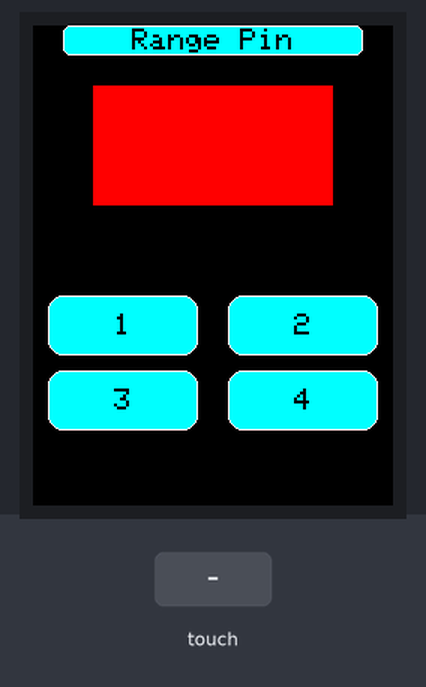
The sketch below on a simulated Arduino Uno, built with avr-gcc and run on an emulated ATmega328P. Shown: 240×320 colour display. The test bench sets the inputs (shaded band). What the sketch prints to the serial monitor is not drawn.

Above: at 1.4 s.
1.5 s: touch panel pressed at 13 % / 30 % of its raw x / y range
At 2.2 s:
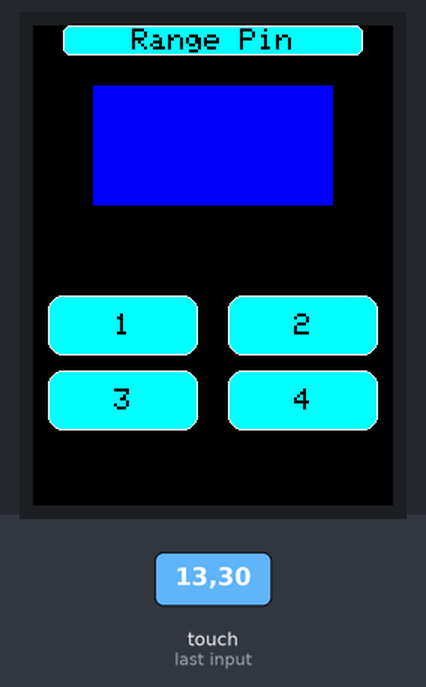
3.1 s: touch panel pressed at 13 % / 50 % of its raw x / y range
At 4.7 s:
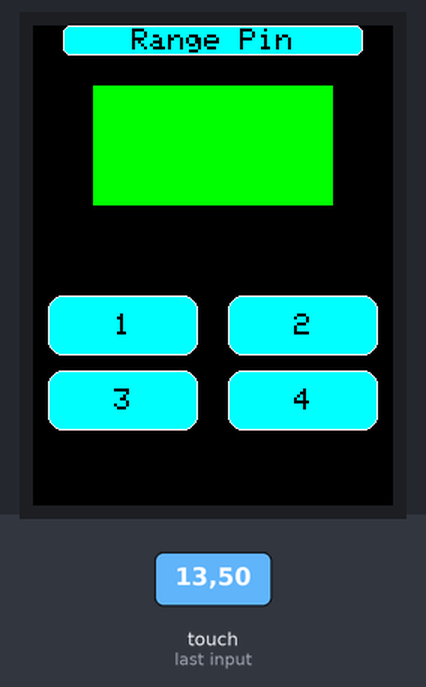
Timing chart, 0 to 6.2 s (numbered marks = the images above; inputs shaded):
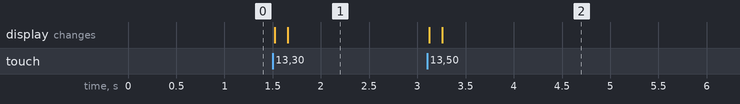

Measured:
- after the input at 1.5 s, the display: first changes at once (image 1 shows a later state)
- after the input at 3.1 s, the display: first changes at once (image 2 shows a later state)

The sketch:

DisplayShield_arduino.ino
```cpp
#include <Adafruit_GFX.h>
#include <MCUFRIEND_kbv.h>
MCUFRIEND_kbv tft;
#include <TouchScreen.h>
#define MINPRESSURE 200
#define MAXPRESSURE 1000

// ALL Touch panels and wiring is DIFFERENT
// copy-paste results from TouchScreen_Calibr_native.ino
const int XP=8,XM=A2,YP=A3,YM=9; //240x320 ID=0x9341
const int TS_LEFT=178,TS_RT=904,TS_TOP=937,TS_BOT=214;

TouchScreen ts = TouchScreen(XP, YP, XM, YM, 300);

Adafruit_GFX_Button green_btn, red_btn, blue_btn, white_btn, Range_btn;

int pixel_x, pixel_y;     //Touch_getXY() updates global vars
bool Touch_getXY()
{
    TSPoint p = ts.getPoint();
    pinMode(YP, OUTPUT);      //restore shared pins
    pinMode(XM, OUTPUT);
    digitalWrite(YP, HIGH);   //because TFT control pins
    digitalWrite(XM, HIGH);
    bool pressed = (p.z > MINPRESSURE && p.z < MAXPRESSURE);
    if (pressed) {
        pixel_x = map(p.x, TS_LEFT, TS_RT, 0, tft.width()); //.kbv makes sense to me
        pixel_y = map(p.y, TS_TOP, TS_BOT, 0, tft.height());
    }
    return pressed;
}

#define BLACK   0x0000
#define BLUE    0x001F
#define RED     0xF800
#define GREEN   0x07E0
#define CYAN    0x07FF
#define MAGENTA 0xF81F
#define YELLOW  0xFFE0
#define WHITE   0xFFFF

void setup()
{
  Serial.begin(9600);
  uint16_t ID = tft.readID();
  Serial.print("TFT ID = 0x");
  Serial.println(ID, HEX);
  Serial.println("Calibrate for your Touch Panel");
  if (ID == 0xD3D3) ID = 0x9486; // write-only shield
  tft.begin(ID);
  tft.setRotation(0);            //PORTRAIT
  tft.fillScreen(BLACK);

  green_btn.initButton(&tft,  60, 200, 100, 40, WHITE, CYAN, BLACK, "1", 2);
  red_btn.initButton(&tft, 180, 200, 100, 40, WHITE, CYAN, BLACK, "2", 2);

  blue_btn.initButton(&tft,  60, 250, 100, 40, WHITE, CYAN, BLACK, "3", 2);
  white_btn.initButton(&tft, 180, 250, 100, 40, WHITE, CYAN, BLACK, "4", 2);

  Range_btn.initButton(&tft, 120, 10, 200, 20, WHITE, CYAN, BLACK, "Range Pin", 2);

  green_btn.drawButton(false);
  red_btn.drawButton(false);
  blue_btn.drawButton(false);
  white_btn.drawButton(false);
  Range_btn.drawButton(false);

  tft.fillRect(40, 40, 160, 80, RED);
}

/* two buttons are quite simple
 */
void loop()
{
  bool down = Touch_getXY();
  green_btn.press(down && green_btn.contains(pixel_x, pixel_y));
  red_btn.press(down && red_btn.contains(pixel_x, pixel_y));
  blue_btn.press(down && blue_btn.contains(pixel_x, pixel_y));
  white_btn.press(down && white_btn.contains(pixel_x, pixel_y));
  Range_btn.press(down && Range_btn.contains(pixel_x, pixel_y));

  if (green_btn.justReleased())
      green_btn.drawButton();
  if (red_btn.justReleased())
      red_btn.drawButton();
  if (blue_btn.justReleased())
      blue_btn.drawButton();
  if (white_btn.justReleased())
      white_btn.drawButton();
  if (Range_btn.justReleased())
      Range_btn.drawButton();

  if (green_btn.justPressed())
  {
    green_btn.drawButton(true);
    tft.fillRect(40, 40, 160, 80, GREEN);
  }
  if (red_btn.justPressed())
  {
    red_btn.drawButton(true);
    tft.fillRect(40, 40, 160, 80, RED);
  }

  if (blue_btn.justPressed())
  {
    blue_btn.drawButton(true);
    tft.fillRect(40, 40, 160, 80, BLUE);
  }
  if (white_btn.justPressed())
  {
    white_btn.drawButton(true);
    tft.fillRect(40, 40, 160, 80, WHITE);
  }
    if (Range_btn.justPressed())
  {
    Range_btn.drawButton(true);
    //tft.fillRect(40, 40, 160, 80, WHITE);
    Serial.println("Range Pressed");
    Serial.print("X: ");
    Serial.print(pixel_x);
    Serial.print(", Y: ");
    Serial.println(pixel_y);
  }
}
```
